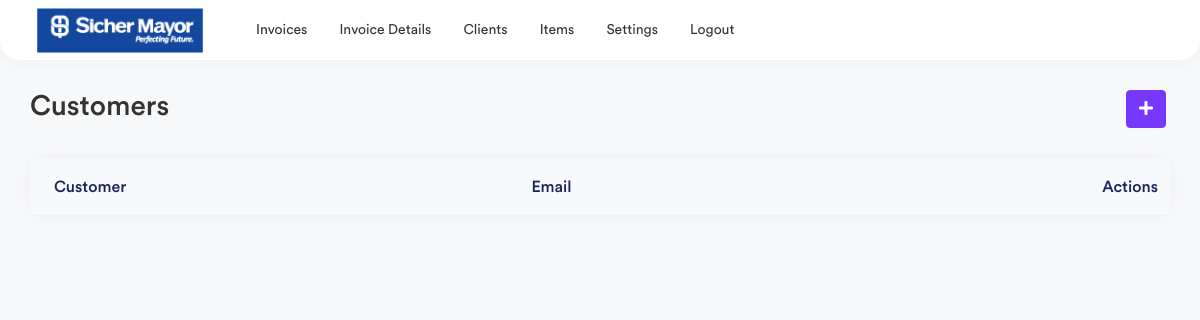
The app's page /clients (signed in), older data.
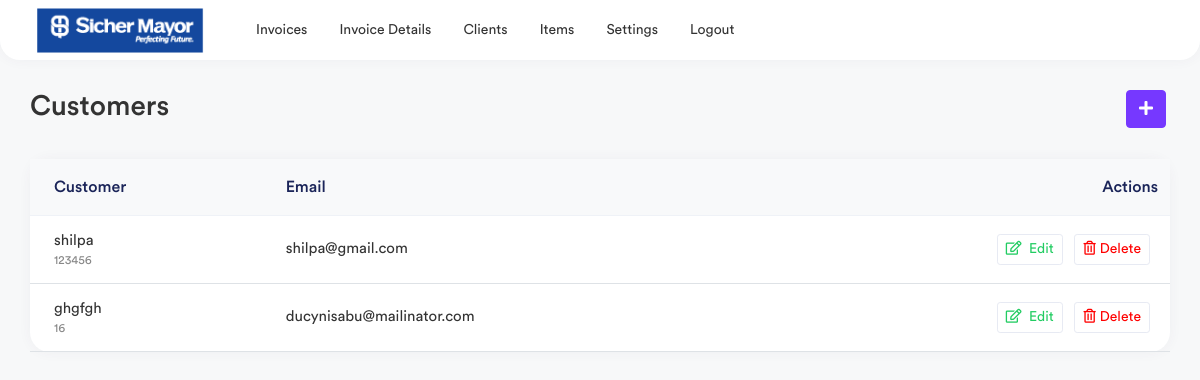
The same page, newer data.
### invoice/models.py (models this page shows, shortened)
class ClientDetails(models.Model):
    name = models.CharField(max_length=200,null=True)
    email = models.CharField(max_length=200,null=True)
    address = models.CharField(max_length=500,null=True)
    city = models.CharField(max_length=500,null=True)
    country = models.CharField(max_length=50,null=True)
    zipcode = models.CharField(max_length=20,null=True)
    phone = models.CharField(max_length=20,unique=True,null=True)
    class Meta:
        verbose_name_plural = ("Clientdetail")

### invoice/views.py (the view)
# urls.py: path('clients',views.clients, name='clients'),
@login_required(login_url="/login-page/")
def clients(request):
    clients = ClientDetails.objects.all()
    context = {
        "clients":clients,
    }
    return render(request,'client-list.html',context)

### templates/client-list.html (shortened to what this page needs)
{% extends 'base.html' %}
{% load static %}
{% block content %}
<div class="page-wrapper">
    <div class="content container-fluid">
        <div class="page-header">
            <div class="row align-items-center">
                <div class="col">
                    <h3 class="page-title">Customers</h3>
                </div>
                <div class="col-auto">
                    <a href="{% url 'invoice:addClients' %}" class="btn btn-primary me-1">
                        <i class="fas fa-plus"></i>
                    </a>
                </div>
            </div>
        </div>
        <div class="row">
            <div class="col-sm-12">
                <div class="card card-table">
                    <div class="card-body">
                        <div class="table-responsive">
                            <table class="table table-center table-hover datatable">
                                <thead class="thead-light">
                                    <tr>
                                        <th>Customer</th>
                                        <th>Email</th>
                                        <th class="text-end">Actions</th>
                                    </tr>
                                </thead>
                                <tbody>
                                    {% for client in clients %}
                                    <tr>
                                        <td>
                                            <h2 class="table-avatar">
                                                <a href="profile.html">{{client.name}} <span>{{client.phone}}</span></a>
                                            </h2>
                                        </td>
                                        <td>{{client.email}}
                                        </td>
                                        <td class="text-end">
                                            <a href="{% url 'invoice:edit_customer' client.id %}"
                                                class="btn btn-sm btn-white text-success me-2"><i
                                                    class="far fa-edit me-1"></i> Edit</a>
                                            <a onclick="deleteClient({{client.id}})"
                                                class="btn btn-sm btn-white text-danger me-2"><i
                                                    class="far fa-trash-alt me-1"></i>Delete</a>
                                        </td>
                                    </tr>
                                    {% endfor %}
                                </tbody>
                            </table>
                        </div>
                    </div>
                </div>
            </div>
        </div>
    </div>
</div>
{% endblock %}

### templates/base.html (shortened to what this page needs)
{% load static %}
<!DOCTYPE html>
<html lang="en">
<head>
    <link rel="stylesheet" href="{% static 'css/bootstrap.min.css' %}">
    <link rel="stylesheet" href="{% static 'plugins/fontawesome/css/fontawesome.min.css' %}">
    <link rel="stylesheet" href="{% static 'plugins/fontawesome/css/all.min.css' %}">
    <link rel="stylesheet" href="{% static 'plugins/icons/feather/feather.css' %}">
    <link rel="stylesheet" href="{% static 'plugins/select2/css/select2.min.css' %}">
    <link rel="stylesheet" href="{% static 'css/bootstrap-datetimepicker.min.css' %}">
    <link rel="stylesheet" href="{% static 'css/style.css' %}">
    <link rel="stylesheet" href="{% static 'plugins/datatables/datatables.min.css' %}">
</head>
<body>
    <div class="main-wrapper">
        <div class="header header-one">
            <div class="header-left header-left-one">
                <a href="" class="logo">
                    <img src="{% static 'img/sm.png' %}" alt="Logo">
                </a>
            </div>
            {% include 'header.html' %}
        </div>
        {% block content %}
        {% endblock %}
    </div>
</body>
</html>

### templates/header.html
{% load static %}
<ul class="nav nav-tabs user-menu">
    <li class="nav-item ">
        <a class="nav-link" href="{% url 'invoice:home' %}" role="button">
            <span>Invoices</label>
        </a>
    </li>
    <li class="nav-item ">
        <a href="{% url 'invoice:estimates' %}" class=" nav-link">
            Invoice Details
        </a>
    </li>
    <li class="nav-item ">
        <a href="{% url 'invoice:clients' %}" class="nav-link">Clients
        </a>
    </li>
    <li class="nav-item dropdown has-arrow main-drop">
        <a href="{% url 'invoice:items' %}" class="nav-link">Items
        </a>
    </li>
    <li class="nav-item dropdown has-arrow main-drop">
        <a href="{% url 'invoice:settings' %}" class="nav-link">Settings
        </a>
    </li>
    <li class="nav-item dropdown has-arrow main-drop">
        <a href="{% url 'invoice:logout' %}" class="nav-link">Logout
        </a>
    </li>
</ul>

Row changes from the older to the newer data that the page shows:
added ClientDetails: name "shilpa", phone "123456", email "shilpa@gmail.com"
added ClientDetails: name "ghgfgh", phone "16", email "ducynisabu@mailinator.com"
